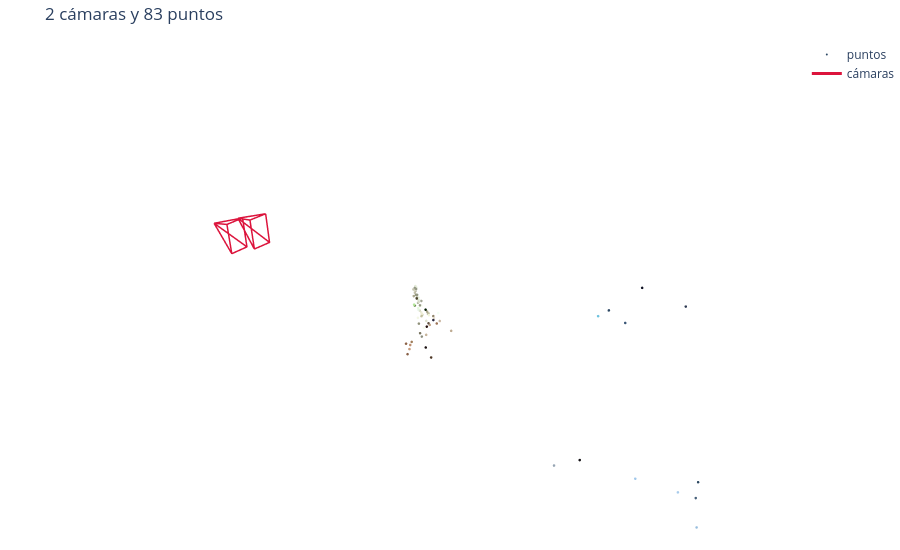

Source (notebook cell):
### Markdown cell above
vemos los puntos
* obtenemos los colores directamente de los píxeles de las fotografías originales

* para cada track toma el color del píxel correspondiente a su primera observación (g[0]) en la primera fotografía donde aparece

* cada punto 3D se visualiza con un color similar al que tenía en la imagen original
* las cámaras obtienen sus coordenadas a partir de sus parámetros de rotación y traslación, almacenados en el diccionario camaras

### Code cell
# Tomamos el color de cada track del píxel de la primera foto donde aparece
color_track = np.array([fotos[g[0][0]][int(xy[g[0][0]][g[0][1]][1]), int(xy[g[0][0]][g[0][1]][0])] for g in tracks]) / 255

# Dibujamos cada cámara como una pirámide: el vértice es el centro óptico y la base es la imagen
def piramide(c, f, tam):
    R = Rotation.from_rotvec(c[:3]).as_matrix(); C = centro(c)
    # Proyectamos las 4 esquinas de la imagen hacia adelante y las pasamos al sistema del mundo
    esquinas = np.array([[0, 0, 1], [W, 0, 1], [W, H, 1], [0, H, 1]]) @ np.linalg.inv(K_de(f)).T * tam
    E = esquinas @ R + C
    L = [C, E[0], None, C, E[1], None, C, E[2], None, C, E[3], None, E[0], E[1], E[2], E[3], E[0], None]
    return [(np.full(3, np.nan) if p is None else p) for p in L]

# Reordenamos los ejes a (X, Z, −Y) para que "arriba" quede hacia arriba en el gráfico
def a_vista(P):
    P = np.asarray(P); return P[:, 0], P[:, 2], -P[:, 1]

def figura(camaras, puntos, f, titulo, tam=None, max_puntos=6000):
    ts = np.array(sorted(puntos)); X = np.array([puntos[t] for t in ts])
    # Limitamos la cantidad de puntos para que el gráfico no se vuelva lento
    if len(ts) > max_puntos:
        k = np.random.default_rng(0).choice(len(ts), max_puntos, replace=False); ts, X = ts[k], X[k]
    tam = tam or 0.15 * np.median(np.linalg.norm(X - centro(camaras[A0]), axis=1))
    lineas = [p for c in camaras.values() for p in piramide(c, f, tam)]
    col = [f"rgb({r * 255:.0f},{g * 255:.0f},{b * 255:.0f})" for r, g, b in color_track[ts]]
    # Devolvemos los puntos con su color y las cámaras en rojo
    return [go.Scatter3d(x=a_vista(X)[0], y=a_vista(X)[1], z=a_vista(X)[2], mode="markers", marker=dict(size=1.5, color=col), name="puntos"),
            go.Scatter3d(x=a_vista(lineas)[0], y=a_vista(lineas)[1], z=a_vista(lineas)[2], mode="lines", line=dict(color="crimson", width=3), name="cámaras")]

fig = go.Figure(figura(camaras, puntos, f, ""))
fig.update_layout(height=550, title=f"2 cámaras y {len(puntos)} puntos", scene=dict(aspectmode="data", xaxis_visible=False, yaxis_visible=False, zaxis_visible=False), margin=dict(l=0, r=0, t=40, b=0))
fig.show()

### Figure 1 — Plotly figure (JSON) as saved in the notebook; plotly's stock layout.template omitted (floating-point values rounded to 4 significant figures)
{"data": [{"marker": {"color": ["rgb(45,72,100)", "rgb(14,17,35)", "rgb(108,194,222)", "rgb(108,194,222)", "rgb(58,86,118)", "rgb(46,58,82)", "rgb(46,58,82)", "rgb(204,184,164)", "rgb(243,255,246)", "rgb(190,171,146)", "rgb(144,132,106)", "rgb(227,220,204)", "rgb(180,182,154)", "rgb(194,164,136)", "rgb(193,191,160)", "rgb(193,191,160)", "rgb(101,87,71)", "rgb(167,164,138)", "rgb(242,245,221)", "rgb(36,15,13)", "rgb(198,179,154)", "rgb(223,228,208)", "rgb(162,166,149)", "rgb(162,166,149)", "rgb(249,255,242)", "rgb(225,228,208)", "rgb(246,252,239)", "rgb(181,180,155)", "rgb(238,237,212)", "rgb(230,237,219)", "rgb(227,234,216)", "rgb(215,217,191)", "rgb(149,152,132)", "rgb(218,225,207)", "rgb(147,152,132)", "rgb(144,149,127)", "rgb(213,218,198)", "rgb(131,136,114)", "rgb(209,212,190)", "rgb(149,152,128)", "rgb(149,154,134)", "rgb(141,142,119)", "rgb(141,142,119)", "rgb(141,142,119)", "rgb(152,156,129)", "rgb(193,191,169)", "rgb(216,214,192)", "rgb(188,142,112)", "rgb(28,18,19)", "rgb(143,144,121)", "rgb(197,198,177)", "rgb(197,198,177)", "rgb(140,99,72)", "rgb(232,243,232)", "rgb(198,154,124)", "rgb(228,250,220)", "rgb(171,168,142)", "rgb(107,141,80)", "rgb(180,231,155)", "rgb(20,17,21)", "rgb(168,203,235)", "rgb(45,73,98)", "rgb(45,73,98)", "rgb(72,97,123)", "rgb(161,200,235)", "rgb(151,189,222)", "rgb(237,246,227)", "rgb(140,142,127)", "rgb(169,174,154)", "rgb(119,115,94)", "rgb(159,124,88)", "rgb(149,152,128)", "rgb(135,95,70)", "rgb(243,247,230)", "rgb(2,28,0)", "rgb(73,65,43)", "rgb(150,165,179)", "rgb(150,128,133)", "rgb(157,116,87)", "rgb(236,237,216)", "rgb(194,192,159)", "rgb(78,56,38)", "rgb(42,40,64)"], "size": 1.5}, "mode": "markers", "name": "puntos", "type": "scatter3d", "x": [-3.306, -3.215, -3.015, -3.015, -2.939, -2.473, -2.473, -1.222, -1.21, -1.227, -1.019, -0.9775, -0.8568, -0.8135, -0.8015, -0.8015, -0.7378, -0.7051, -0.6173, -0.6073, -0.4413, -0.3894, -0.2872, -0.2872, -0.2659, -0.1518, -0.1433, -0.07592, -0.0542, 0.1031, 0.1058, 0.1153, 0.121, 0.1649, 0.2143, 0.2481, 0.2524, 0.2635, 0.2788, 0.285, 0.3141, 0.3179, 0.3179, 0.3179, 0.3288, 0.3468, 0.3482, 0.3472, 0.3835, 0.3792, 0.3938, 0.3938, 0.3965, 0.5018, 0.5091, 0.5893, 0.6394, 0.6437, 0.6532, 1.736, 2.306, 2.374, 2.374, 2.741, 2.626, 3.109, -0.1692, 0.04558, 0.1662, 0.17, 0.1793, 0.285, 0.7345, 0.419, 0.7848, 0.8035, 2.169, 4.211, -0.9633, -0.0975, 0.1218, 0.6797, 0.7974], "y": [15.19, 15.99, 15.03, 15.03, 15.89, 17.43, 17.43, 10.38, 10.3, 10.9, 10.25, 10.32, 10.15, 10.29, 10.22, 10.22, 10.29, 10.24, 10.4, 10.34, 10.47, 10.5, 10.35, 10.35, 10.38, 10.54, 10.62, 10.58, 10.59, 10.47, 10.43, 10.65, 10.66, 10.63, 10.51, 10.64, 10.72, 10.56, 10.68, 10.63, 10.66, 10.63, 10.63, 10.63, 10.7, 10.64, 10.63, 10.48, 11.2, 10.87, 10.62, 10.62, 10.34, 10.95, 10.6, 11.02, 10.87, 10.92, 10.9, 17.38, 19.65, 19.91, 19.91, 20.02, 18.9, 20.27, 10.33, 10.71, 10.62, 10.74, 10.39, 10.63, 10.74, 10.86, 11.49, 11.14, 16.98, 19.33, 10.47, 10.53, 10.74, 11.69, 11.82], "z": [1.39, 2.647, 1.245, 1.245, 1.503, 3.13, 3.13, -0.501, -0.1955, -0.6386, -0.2493, -0.2774, -0.1139, -0.4945, -0.03205, -0.03205, -0.3774, 0.1012, 0.08365, -0.4282, -0.609, 0.02506, 0.8074, 0.8074, 0.6408, 0.4285, -0.05756, 0.4831, 0.5393, 1.578, 1.618, 0.7943, 1.006, 1.219, 1.638, 1.463, 1.231, 1.617, 1.395, 1.48, 1.724, 1.63, 1.63, 1.63, 1.43, 1.589, 1.669, -0.5785, -0.2404, 0.5379, 1.729, 1.729, -0.5799, 1.184, -0.5863, 1.332, 1.724, 1.406, 1.436, 0.7651, 2.214, 2.825, 2.825, 2.809, 2.249, 2.548, 0.9942, -0.2683, 1.108, -0.03758, -0.601, 1.48, -0.5858, 0.7815, 1.622, 1.857, 0.5957, 0.1198, -0.4204, 0.5436, 0.6233, -0.1709, 1.421]}, {"line": {"color": "crimson", "width": 3}, "mode": "lines", "name": "cámaras", "type": "scatter3d", "x": [0.0, -0.3782, NaN, 0.0, 0.3782, NaN, 0.0, 0.3782, NaN, 0.0, -0.3782, NaN, -0.3782, 0.3782, 0.3782, -0.3782, -0.3782, NaN, 0.885, 0.4156, NaN, 0.885, 1.171, NaN, 0.885, 1.19, NaN, 0.885, 0.4344, NaN, 0.4156, 1.171, 1.19, 0.4344, 0.4156, NaN], "y": [0.0, 1.613, NaN, 0.0, 1.613, NaN, 0.0, 1.613, NaN, 0.0, 1.613, NaN, 1.613, 1.613, 1.613, 1.613, 1.613, NaN, -0.459, 1.129, NaN, -0.459, 1.168, NaN, -0.459, 1.176, NaN, -0.459, 1.137, NaN, 1.129, 1.168, 1.176, 1.137, 1.129, NaN], "z": [-0.0, 0.6723, NaN, -0.0, 0.6723, NaN, -0.0, -0.6723, NaN, -0.0, -0.6723, NaN, 0.6723, 0.6723, -0.6723, -0.6723, 0.6723, NaN, -0.07807, 0.5973, NaN, -0.07807, 0.6081, NaN, -0.07807, -0.7363, NaN, -0.07807, -0.7471, NaN, 0.5973, 0.6081, -0.7363, -0.7471, 0.5973, NaN]}], "layout": {"height": 550, "margin": {"b": 0, "l": 0, "r": 0, "t": 40}, "scene": {"aspectmode": "data", "xaxis": {"visible": false}, "yaxis": {"visible": false}, "zaxis": {"visible": false}}, "title": {"text": "2 cámaras y 83 puntos"}}}
